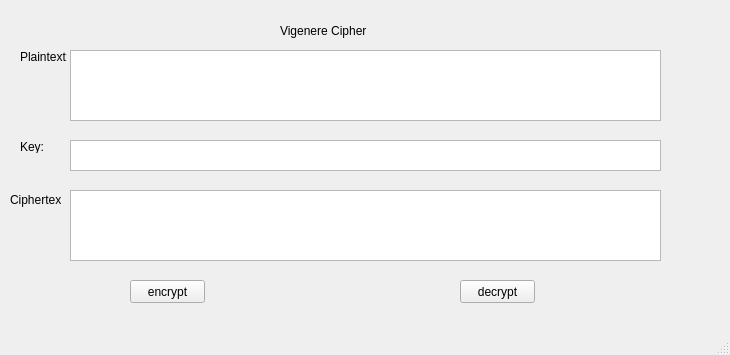
<?xml version="1.0" encoding="UTF-8"?>
<ui version="4.0">
 <class>MainWindow</class>
 <widget class="QMainWindow" name="MainWindow">
  <property name="geometry">
   <rect>
    <x>0</x>
    <y>0</y>
    <width>730</width>
    <height>355</height>
   </rect>
  </property>
  <property name="windowTitle">
   <string>MainWindow</string>
  </property>
  <widget class="QWidget" name="centralwidget">
   <widget class="QLabel" name="label_3">
    <property name="geometry">
     <rect>
      <x>20</x>
      <y>140</y>
      <width>47</width>
      <height>13</height>
     </rect>
    </property>
    <property name="text">
     <string>Key:</string>
    </property>
   </widget>
   <widget class="QLabel" name="label_2">
    <property name="geometry">
     <rect>
      <x>20</x>
      <y>50</y>
      <width>47</width>
      <height>13</height>
     </rect>
    </property>
    <property name="text">
     <string>Plaintext:</string>
    </property>
   </widget>
   <widget class="QPlainTextEdit" name="key_txt">
    <property name="geometry">
     <rect>
      <x>70</x>
      <y>140</y>
      <width>591</width>
      <height>31</height>
     </rect>
    </property>
   </widget>
   <widget class="QPushButton" name="btn_decrypt">
    <property name="geometry">
     <rect>
      <x>460</x>
      <y>280</y>
      <width>75</width>
      <height>23</height>
     </rect>
    </property>
    <property name="text">
     <string>decrypt</string>
    </property>
   </widget>
   <widget class="QPlainTextEdit" name="ciphertext_txt">
    <property name="geometry">
     <rect>
      <x>70</x>
      <y>190</y>
      <width>591</width>
      <height>71</height>
     </rect>
    </property>
   </widget>
   <widget class="QLabel" name="label">
    <property name="geometry">
     <rect>
      <x>280</x>
      <y>10</y>
      <width>171</width>
      <height>41</height>
     </rect>
    </property>
    <property name="text">
     <string>Vigenere Cipher</string>
    </property>
   </widget>
   <widget class="QPlainTextEdit" name="plaintext_txt">
    <property name="geometry">
     <rect>
      <x>70</x>
      <y>50</y>
      <width>591</width>
      <height>71</height>
     </rect>
    </property>
   </widget>
   <widget class="QLabel" name="label_4">
    <property name="geometry">
     <rect>
      <x>10</x>
      <y>190</y>
      <width>51</width>
      <height>20</height>
     </rect>
    </property>
    <property name="text">
     <string>Ciphertext:</string>
    </property>
   </widget>
   <widget class="QPushButton" name="btn_encrypt">
    <property name="geometry">
     <rect>
      <x>130</x>
      <y>280</y>
      <width>75</width>
      <height>23</height>
     </rect>
    </property>
    <property name="text">
     <string>encrypt</string>
    </property>
   </widget>
  </widget>
  <widget class="QMenuBar" name="menubar">
   <property name="geometry">
    <rect>
     <x>0</x>
     <y>0</y>
     <width>730</width>
     <height>21</height>
    </rect>
   </property>
  </widget>
  <widget class="QStatusBar" name="statusbar"/>
 </widget>
 <resources/>
 <connections/>
</ui>
